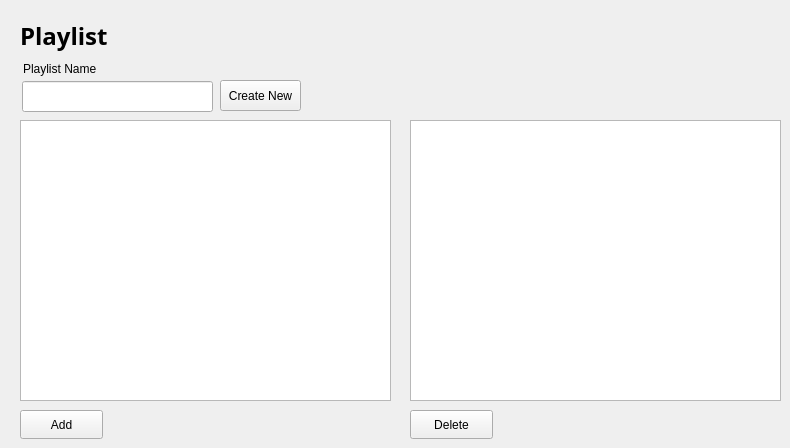
      <widget class="QWidget" name="playlist">
       <attribute name="title">
        <string>Playlists</string>
       </attribute>
       <widget class="QLabel" name="label_fp_16">
        <property name="geometry">
         <rect>
          <x>20</x>
          <y>10</y>
          <width>181</width>
          <height>51</height>
         </rect>
        </property>
        <property name="font">
         <font>
          <family>Work Sans</family>
          <pointsize>18</pointsize>
          <bold>true</bold>
         </font>
        </property>
        <property name="text">
         <string>Playlist </string>
        </property>
        <property name="alignment">
         <set>Qt::AlignLeading|Qt::AlignLeft|Qt::AlignVCenter</set>
        </property>
       </widget>
       <widget class="QListView" name="userplaylistview">
        <property name="geometry">
         <rect>
          <x>20</x>
          <y>120</y>
          <width>371</width>
          <height>281</height>
         </rect>
        </property>
       </widget>
       <widget class="QPushButton" name="addplaylisttrack">
        <property name="geometry">
         <rect>
          <x>20</x>
          <y>410</y>
          <width>83</width>
          <height>29</height>
         </rect>
        </property>
        <property name="text">
         <string>Add</string>
        </property>
       </widget>
       <widget class="QListView" name="userlibraryview">
        <property name="geometry">
         <rect>
          <x>410</x>
          <y>120</y>
          <width>371</width>
          <height>281</height>
         </rect>
        </property>
       </widget>
       <widget class="QPushButton" name="deleteplaylisttrack">
        <property name="geometry">
         <rect>
          <x>410</x>
          <y>410</y>
          <width>83</width>
          <height>29</height>
         </rect>
        </property>
        <property name="text">
         <string>Delete</string>
        </property>
       </widget>
       <widget class="QPushButton" name="CreateNewPlaylist">
        <property name="geometry">
         <rect>
          <x>220</x>
          <y>80</y>
          <width>81</width>
          <height>31</height>
         </rect>
        </property>
        <property name="text">
         <string>Create New</string>
        </property>
       </widget>
       <widget class="QLineEdit" name="playlist_name">
        <property name="geometry">
         <rect>
          <x>22</x>
          <y>81</y>
          <width>191</width>
          <height>31</height>
         </rect>
        </property>
       </widget>
       <widget class="QLabel" name="label_fp_24">
        <property name="geometry">
         <rect>
          <x>23</x>
          <y>59</y>
          <width>151</width>
          <height>20</height>
         </rect>
        </property>
        <property name="text">
         <string>Playlist Name</string>
        </property>
       </widget>
      </widget>
